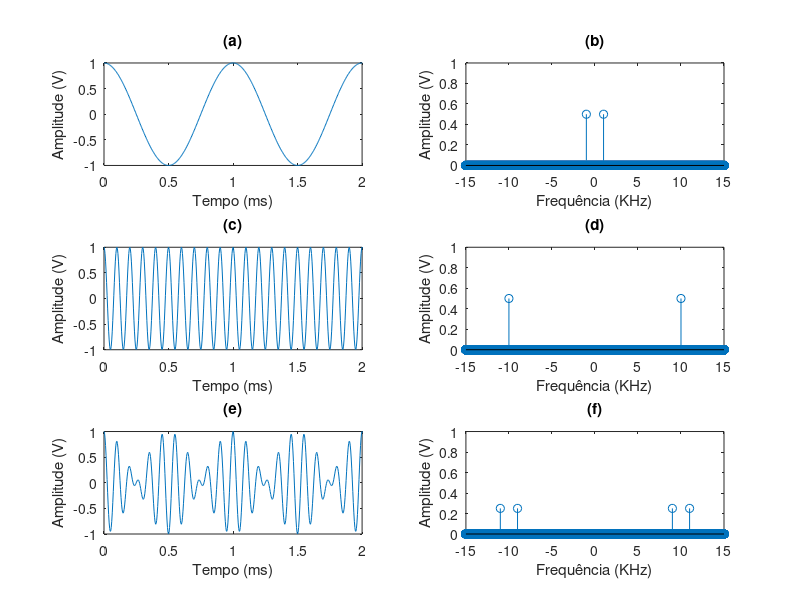
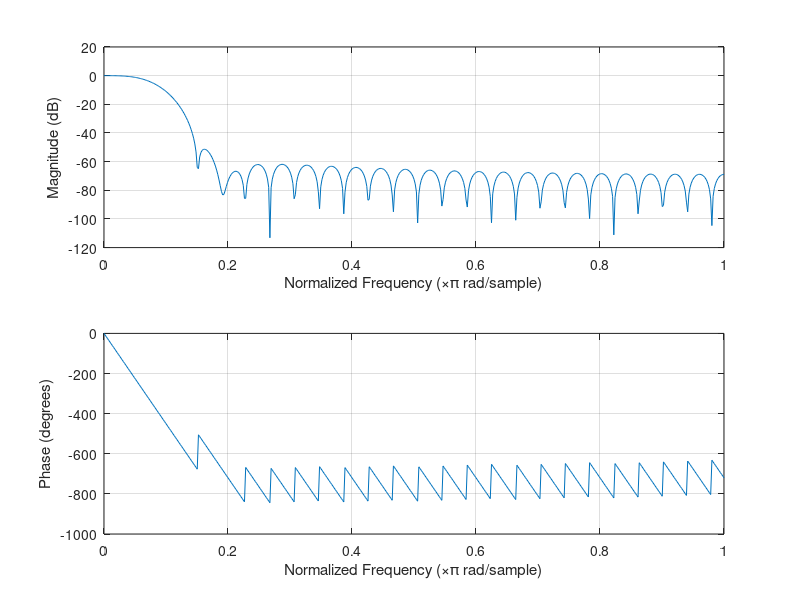
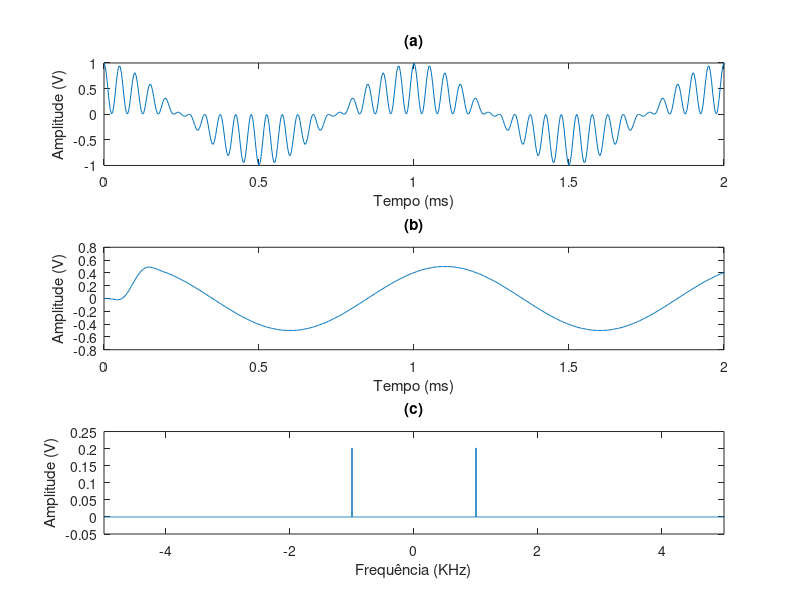
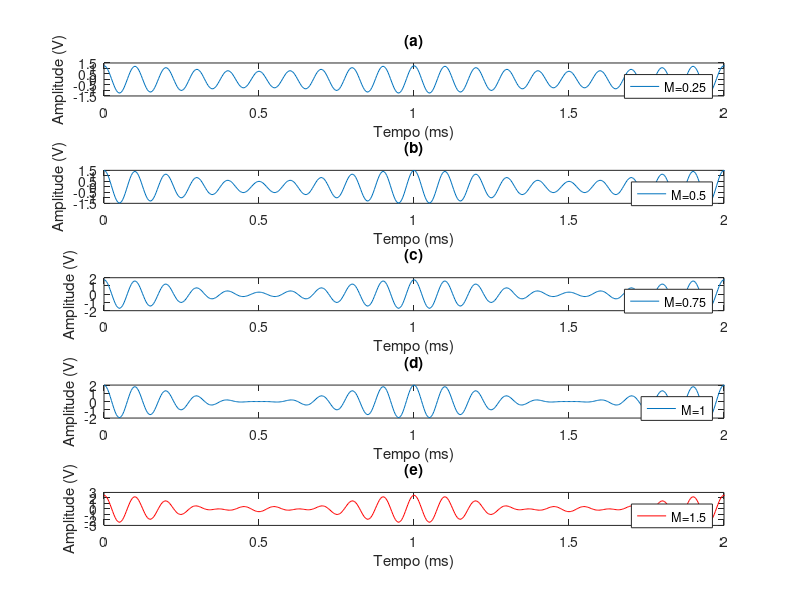

The MATLAB source for these figures, in order:
% --- SISTEMAS DE COMUNICACOES 1 ---
% Trabalho 2: Modulacao AM
% DIA 13/03/2018
% Aluna: Jessica de Souza

% Questao 1 de 2
% Realizar um processo de modulação AM DSB(TC) e AM DSB-SC

clear all;
close all;
clc;

%% dados
A0 = 1;     % offset para evitar inversao de fase
Ac = 1;     % amplitude portadora
Am = [0.25 0.5 0.75 1 1.5];     % amplitude sinal modulante

N = 250;   % acima de 10e3 prova que M=1 nao inverte fase

fm = 1e3;   % frequencia sinal modulante
fc = 10e3; % frequencia portadora
fs = N*fm; % frequencia de amostragem
fr_corte = fc + 500; %frequencia de corte do filtro passa baixas

ts = 1/fs; %periodo de amostragem

t = [0:ts:1-ts];  %duracao de 1s
f = [-fs/2:fs/2-1];

%% Modulação AM DSB-SC

%Criando os sinais no tempo
m_t = cos(2*pi*t*fm); %sinal modulante
c_t = cos(2*pi*t*fc); %sinal da portadora
s_t = m_t .* c_t; %sinal modulado

%criando os sinais na frequencia
X_m = fftshift(fft(m_t)/length(m_t));
X_c = fftshift(fft(c_t)/length(c_t));
X_s = fftshift(fft(s_t)/length(s_t));

%plot dos sinais no tempo e na frequencia
figure,
subplot(321);
plot(t*1e3,m_t);
xlim([0 2]);
title('(a)');
xlabel('Tempo (ms)');
ylabel('Amplitude (V)');

subplot(322);
stem(f/1000,X_m);
xlim([-15 15]);
ylim([0 1]);
title('(b)');
xlabel('Frequência (KHz)');
ylabel('Amplitude (V)');

subplot(323);
plot(t*1e3,c_t);
xlim([0 2]);
title('(c)');
xlabel('Tempo (ms)');
ylabel('Amplitude (V)');

subplot(324);
stem(f/1000,X_c);
xlim([-15 15]);
ylim([0 1]);
title('(d)');
xlabel('Frequência (KHz)');
ylabel('Amplitude (V)');

subplot(325);
plot(t*1e3,s_t);
xlim([0 2]);
title('(e)');
xlabel('Tempo (ms)');
ylabel('Amplitude (V)');

subplot(326);
stem(f/1000,X_s);
xlim([-15 15]);
ylim([0 1]);
title('(f)');  %note a portadora suprimida
xlabel('Frequência (KHz)');
ylabel('Amplitude (V)');

%demodulando

%passo 1 = multiplica por c_t
s_dem = s_t.*c_t;  %para demodular multiplica pela envoltoria novamente

% passo 2N*fc = filtragem passa baixa para detectar envoltoria 
filtro = fir1(50,(fr_corte*2)/fs);
figure,
title('Filtro passa-baixas fc = 1,5 KHz');
freqz(filtro);

m_t_filtrado = filter(filtro,1,s_dem);
M_f_filtrado = fftshift(fft(m_t_filtrado)/length(m_t_filtrado));

figure,
subplot(311), plot(t*1e3,s_dem);
xlim([0 2]);
title('(a)');
xlabel('Tempo (ms)');
ylabel('Amplitude (V)'); 

subplot(312), plot(t*1e3,m_t_filtrado);
xlim([0 2]);
title('(b)');
xlabel('Tempo (ms)');
ylabel('Amplitude (V)'); 

subplot(313), plot(f/1e3,M_f_filtrado);
xlim([-5 5]);
title('(c)');
xlabel('Frequência (KHz)');
ylabel('Amplitude (V)');

%% Modulaçao AM DSB(TC)

%M=0.25
m_t0 = Am(1).*cos(2*pi*fm.*t);
c_t0 = Ac.*cos(2*pi*fc.*t);
s_t0 = (A0 + m_t0).* c_t0;  % eq. 6.12 livro matlab pg 210

%M=0.5
m_t1 = Am(2).*cos(2*pi*fm.*t);
c_t1 = Ac.*cos(2*pi*fc.*t);
s_t1 = (A0 + m_t1).* c_t1;

%M=0.75
m_t2 = Am(3).*cos(2*pi*fm.*t);
c_t2 = Ac.*cos(2*pi*fc.*t);
s_t2 = (A0 + m_t2).* c_t2;

%M=1
m_t3 = Am(4).*cos(2*pi*fm.*t);
c_t3 = Ac.*cos(2*pi*fc.*t);
s_t3 = (A0 + m_t3).* c_t3;

%M=1.5
m_t4 = Am(5).*cos(2*pi*fm.*t);
c_t4 = Ac.*cos(2*pi*fc.*t);
s_t4 = (A0 + m_t4).* c_t4;

X_s0 = fftshift(fft(s_t0)/length(s_t0));
X_s1 = fftshift(fft(s_t1)/length(s_t1));
X_s2 = fftshift(fft(s_t2)/length(s_t2));

%plot dos sinais no tempo
figure,
subplot(511);
plot(t*1000,s_t0);
xlim([0 2]);
title('(a)');
legend('M=0.25');
xlabel('Tempo (ms)');
ylabel('Amplitude (V)');

subplot(512);
plot(t*1000,s_t1);
xlim([0 2]);
title('(b)');
legend('M=0.5');
xlabel('Tempo (ms)');
ylabel('Amplitude (V)');

subplot(513);
plot(t*1e3,s_t2);
xlim([0 2]);
title('(c)');
legend('M=0.75');
xlabel('Tempo (ms)');
ylabel('Amplitude (V)');

subplot(514);
plot(t*1e3,s_t3);
xlim([0 2]);
title('(d)');
legend('M=1');
xlabel('Tempo (ms)');
ylabel('Amplitude (V)');

subplot(515);
plot(t*1e3,s_t4,'r');
xlim([0 2]);
title('(e)');
legend('M=1.5');
xlabel('Tempo (ms)');
ylabel('Amplitude (V)');

%plot dos sinais na frequencia
figure,

subplot(311);
stem(f/1000,X_s0);
xlim([-12 12]);
ylim([0 0.6]);
title('Informacao na frequencia, M=0.25');
xlabel('Frequência (KHz)');
ylabel('Amplitude (V)');

subplot(312);
stem(f/1000,X_s1);
xlim([-12 12]);
ylim([0 0.6]);
title('Informacao na frequencia, M=0.5');
xlabel('Frequência (KHz)');
ylabel('Amplitude (V)');

subplot(313);
stem(f/1000,X_s2);
xlim([-12 12]);
ylim([0 0.6]);
title('Informacao na frequencia, M=0.75');
xlabel('Frequência (KHz)');
ylabel('Amplitude (V)');